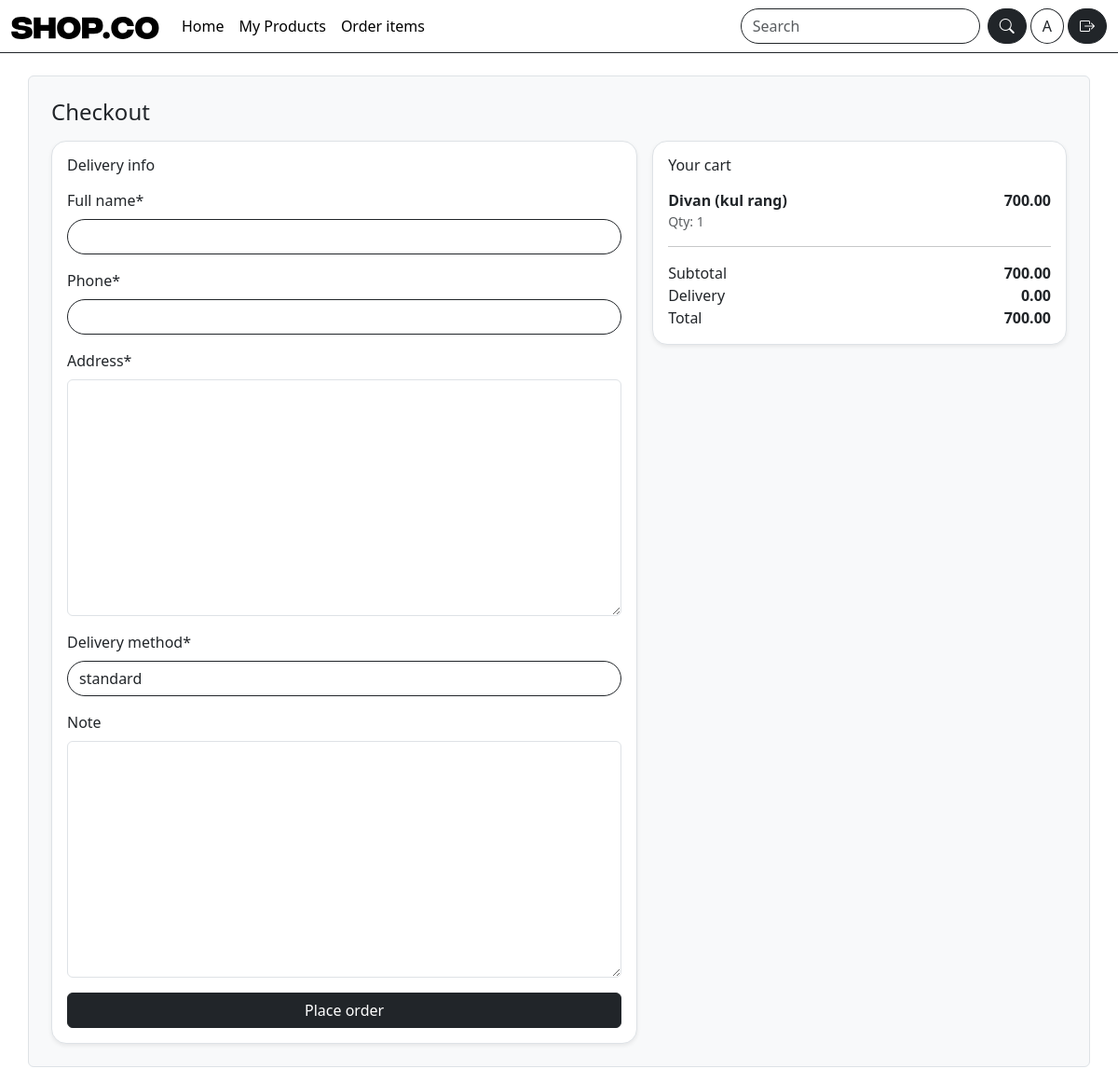
The app's page /checkout/ (signed in), older data.
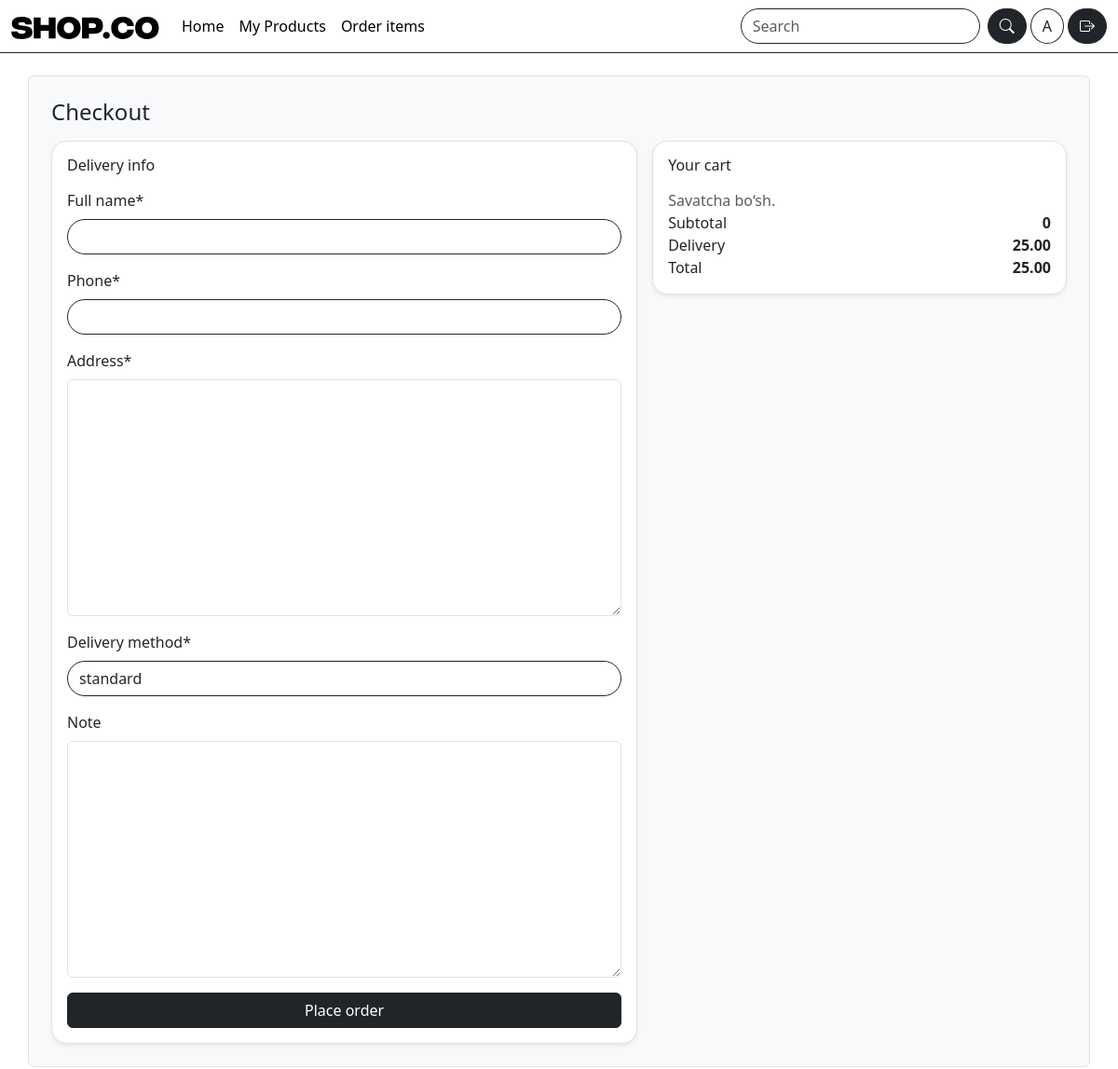
The same page, newer data.
### cart/models.py (models this page shows, shortened)
class CartItem(models.Model):
   cart = models.ForeignKey(Cart, on_delete=models.CASCADE, related_name="items")
   product = models.ForeignKey(Product, on_delete=models.CASCADE, related_name="cart_items")
   qty = models.PositiveIntegerField(default=1)
   unit_price = models.DecimalField(max_digits=12, decimal_places=2, default=Decimal("0.00"))
   created_at = models.DateTimeField(auto_now_add=True)

### catalog/models.py (models this page shows, shortened)
class Product(models.Model):
   seller = models.ForeignKey(
       settings.AUTH_USER_MODEL,
       on_delete=models.CASCADE,
       related_name="products"
   )
   category = models.ForeignKey(
       Category,
       on_delete=models.SET_NULL,
       null=True,
       blank=True,
       related_name="products"
   )
   name = models.CharField(max_length=200)
   slug = models.SlugField(max_length=220, unique=True)
   price = models.DecimalField(max_digits=12, decimal_places=2, help_text="$")
   short_description = models.CharField(max_length=255, blank=True)
   description = models.TextField(blank=True)
   stock = models.PositiveIntegerField(default=0)
   is_active = models.BooleanField(default=True)
   main_image = models.ImageField(upload_to="products/main/", blank=True, null=True)
   created_at = models.DateTimeField(auto_now_add=True)

### orders/views.py (the view, shortened to what this page needs)
# urls.py: path("checkout/", views.CheckoutView.as_view(), name="checkout"),  # checkout
class CheckoutView(LoginRequiredMixin, FormView):
    template_name = "orders/checkout.html"  # checkout template
    form_class = CheckoutForm  # form
    success_url = reverse_lazy("my_orders")  # order bo‘lgach historyga qaytamiz
    def get_context_data(self, **kwargs):
        ctx = super().get_context_data(**kwargs)
        cart = get_or_create_cart(self.request.user)  # user cartini olamiz
        ctx["cart"] = cart  # template’da ko‘rsatish uchun
        ctx["items"] = cart.items.select_related("product")  # cart itemlar
        ctx["subtotal"] = cart.subtotal()  # cart subtotal
        ctx["delivery"] = cart.delivery()  # cart delivery
        ctx["total"] = cart.total()  # cart total
        return ctx

### orders/forms.py
class CheckoutForm(forms.ModelForm):
   class Meta:
       model = Order
       fields = ("full_name", "phone", "address",
                 "delivery_method", "note")

### cart/models.py (called while the page is built)
   def subtotal(self):
       return sum((item.unit_price * item.qty) for item in self.items.all())

   def delivery(self):
       return Decimal("0.00") if self.subtotal() >= Decimal("500.00") else Decimal("25.00")

   def total(self):
       return self.subtotal() + self.delivery()

### cart/utils.py (called while the page is built)
def get_or_create_cart(user):
   cart, _ = Cart.objects.get_or_create(user=user)
   return cart

### templates/orders/checkout.html (shortened to what this page needs)
{% extends "base.html" %}
{% load crispy_forms_tags %}
{% block content %}
<div class="container bg-light border rounded p-4 bg-light my-4">
  <h1 class="h4 mb-3">Checkout</h1>
<div class="row g-3">
 <div class="col-lg-7">
   <div class="card shadow-sm border rounded-4">
     <div class="card-body">
       <h2 class="h6 mb-3">Delivery info</h2>
       <form method="post">
         {{ form|crispy }}
         <button class="btn btn-dark w-100">Place order</button>
       </form>
     </div>
   </div>
 </div>
 <div class="col-lg-5">
   <div class="card shadow-sm border rounded-4">
     <div class="card-body">
       <h2 class="h6 mb-3">Your cart</h2>
       {% for item in items %}
         <div class="d-flex justify-content-between"><div>
             <div class="fw-semibold">{{ item.product.name }}</div>
             <div class="text-muted small">Qty: {{ item.qty }}</div></div>
           <div class="fw-semibold">{{ item.unit_price }}</div></div><hr>
       {% empty %}
         <p class="text-muted mb-0">Savatcha bo‘sh.</p>
       {% endfor %}
       <div class="d-flex justify-content-between">
         <span>Subtotal</span><strong>{{ subtotal }}</strong></div>
       <div class="d-flex justify-content-between">
         <span>Delivery</span><strong>{{ delivery }}</strong></div>
       <div class="d-flex justify-content-between">
         <span>Total</span><strong>{{ total }}</strong></div></div></div></div></div>
</div>
{% endblock %}

Row changes from the older to the newer data that the page shows:
removed CartItem: product.name "Divan (kul rang)", qty "1", unit_price "700.00"
Text that changed along with them:
{{ subtotal }}: "700.00" → "0"
{{ delivery }}: "0.00" → "25.00"
{{ total }}: "700.00" → "25.00"
text now shown: "Savatcha bo‘sh."
